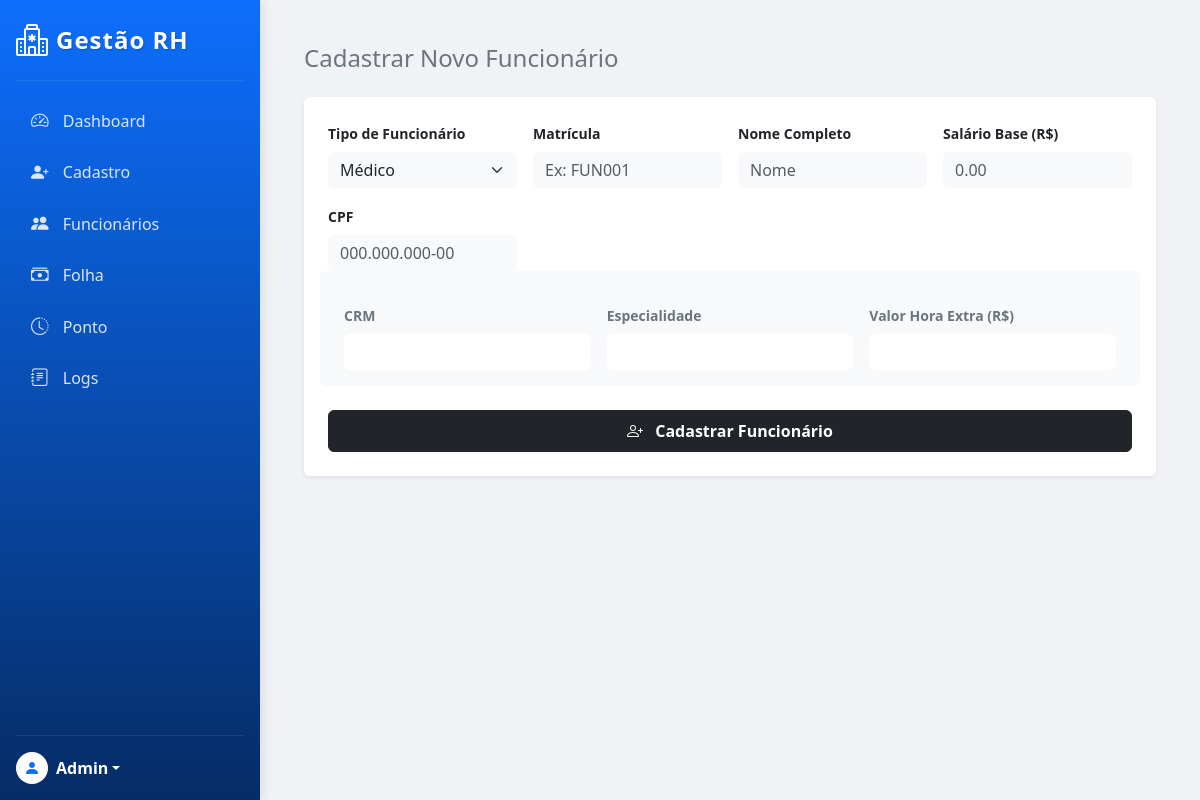
The page /editar/3 (signed in) on the database as committed earlier.
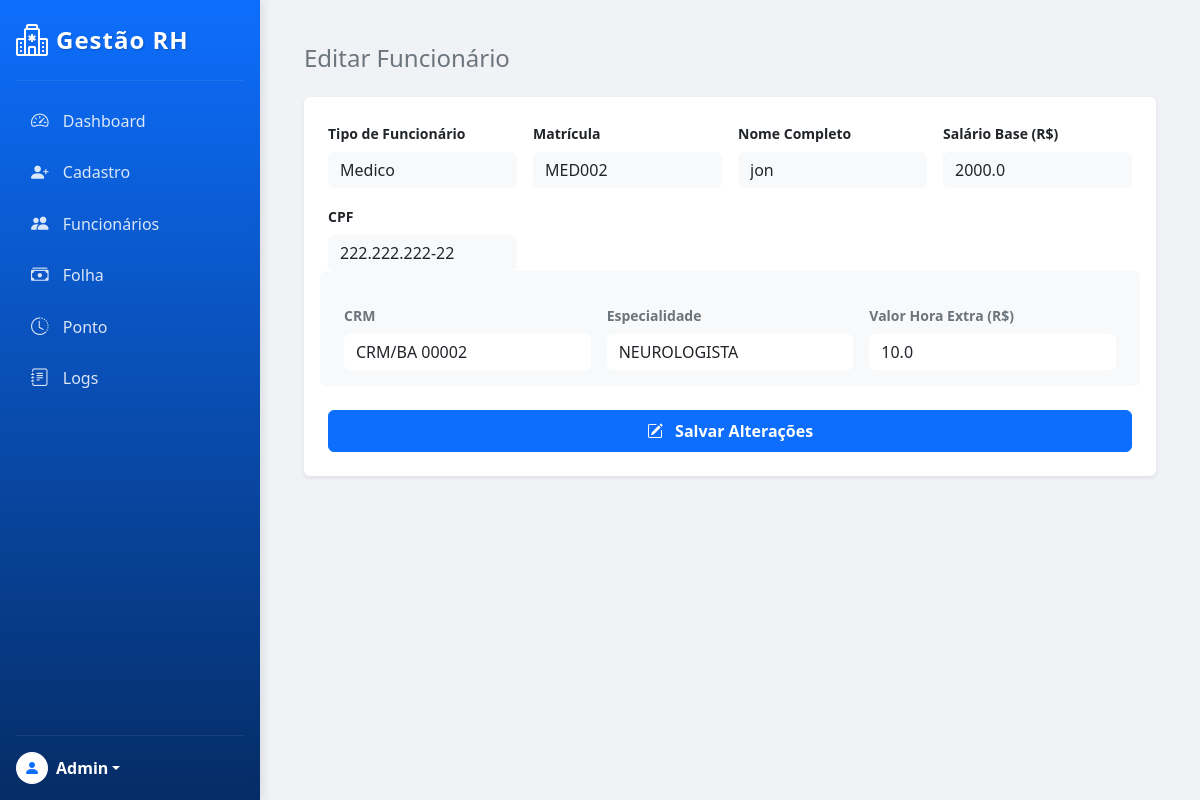
The same page on the database as committed later.
### funcionario.py (models this page shows, shortened)
class Funcionario(db.Model):
    __tablename__ = 'funcionarios' # Nome da tabela
    id = db.Column(db.Integer, primary_key=True)
    matricula = db.Column(db.String(20), unique=True, nullable=False)
    nome = db.Column(db.String(100), nullable=False)
    cpf = db.Column(db.String(14), nullable=False)
    salario_base = db.Column(db.Float, nullable=False)
    esta_ativo = db.Column(db.Boolean, default=True)
    em_ferias = db.Column(db.Boolean, default=False)
    tipo_func = db.Column(db.String(50))
    __mapper_args__ = {
        'polymorphic_identity': 'funcionario',
        'polymorphic_on': tipo_func
    }

### medico.py (models this page shows, shortened)
class Medico(Funcionario):
    __tablename__ = 'medicos'
    id = db.Column(db.Integer, db.ForeignKey('funcionarios.id'), primary_key=True)
    crm = db.Column(db.String(20))
    especialidade = db.Column(db.String(50))
    valor_hora_extra = db.Column(db.Float)
    __mapper_args__ = {
        'polymorphic_identity': 'medico',
    }

### app.py (the view, shortened to what this page needs)
@app.route('/editar/<int:id>', methods=['GET', 'POST'])
def editar(id):
    if session.get('permissao') != 'admin':
        return redirect('/')
    funcionario = Funcionario.query.get(id)
    return render_template('cadastro.html', func_edit=funcionario)

### templates/cadastro.html (shortened to what this page needs)
{% extends 'base.html' %}
{% block conteudo %}
<div class="container-fluid p-4">
    <h4 class="mb-4 text-secondary">
        {% if func_edit %} Editar Funcionário {% else %} Cadastrar Novo Funcionário {% endif %}
    </h4>
    <div class="bg-white p-4 rounded shadow-sm">
        <form action="{{ url_for('editar', id=func_edit.id) if func_edit else '/cadastrar' }}" method="POST">
            <div class="row g-3 mb-3">
                <div class="col-md-3">
                    <label for="tipo" class="form-label fw-bold small">Tipo de Funcionário</label>
                    {% if func_edit %}
                        <input type="text" class="form-control bg-light border-0" value="{{ func_edit.tipo_func.capitalize() }}" readonly>
                    {% else %}
                        <select class="form-select bg-light border-0" id="tipo" name="tipo" onchange="alternarCampos()">
                            <option value="medico">Médico</option>
                        </select>
                    {% endif %}
                </div>
                <div class="col-md-3">
                    <label for="matricula" class="form-label fw-bold small">Matrícula</label>
                    <input type="text" class="form-control bg-light border-0" id="matricula" name="matricula"
                           value="{{ func_edit.matricula if func_edit else '' }}" placeholder="Ex: FUN001">
                </div>
                <div class="col-md-3">
                    <label for="nome" class="form-label fw-bold small">Nome Completo</label>
                    <input type="text" class="form-control bg-light border-0" id="nome" name="nome"
                           value="{{ func_edit.nome if func_edit else '' }}" placeholder="Nome">
                </div>
                <div class="col-md-3">
                    <label for="salario" class="form-label fw-bold small">Salário Base (R$)</label>
                    <input type="number" step="0.01" class="form-control bg-light border-0" id="salario" name="salario"
                           value="{{ func_edit.salario_base if func_edit else '' }}" placeholder="0.00">
                </div>
            </div>
            <div class="row g-3 mb-3">
                <div class="col-md-3">
                    <label for="cpf" class="form-label fw-bold small">CPF</label>
                    <input type="text" class="form-control bg-light border-0" id="cpf" name="cpf"
                           value="{{ func_edit.cpf if func_edit else '' }}" placeholder="000.000.000-00">
                </div>
            </div>
            <div class="row g-3 mb-4 p-3 rounded bg-light" id="campos-medico" style="display: none;">
                <div class="col-md-4">
                    <label class="form-label fw-bold small text-secondary">CRM</label>
                    <input type="text" class="form-control border-0" name="crm" value="{{ func_edit.crm if func_edit else '' }}">
                </div>
                <div class="col-md-4">
                    <label class="form-label fw-bold small text-secondary">Especialidade</label>
                    <input type="text" class="form-control border-0" name="especialidade" value="{{ func_edit.especialidade if func_edit else '' }}">
                </div>
                <div class="col-md-4">
                    <label class="form-label fw-bold small text-secondary">Valor Hora Extra (R$)</label>
                    <input type="number" step="0.01" class="form-control border-0" name="hora_extra" value="{{ func_edit.valor_hora_extra if func_edit else '' }}">
                </div>
            </div>
            <button type="submit" class="btn {% if func_edit %}btn-primary{% else %}btn-dark{% endif %} w-100 py-2 fw-bold">
                {% if func_edit %}
                    <i class="bi bi-pencil-square me-2"></i> Salvar Alterações
                {% else %}
                    <i class="bi bi-person-plus me-2"></i> Cadastrar Funcionário
                {% endif %}
            </button>
        </form>
    </div>
</div>
{% endblock %}

Rows that differ between the two databases and show on the page:
added Funcionario: tipo_func "Medico", matricula "MED002", nome "jon", salario "2000.0", cpf "222.222.222-22"
added Medico: crm "CRM/BA 00002", especialidade "NEUROLOGISTA", hora_extra "10.0"
Other text that changed with them:
form field tipo: "Médico" → (not shown)
text no longer shown: "Cadastrar Novo Funcionário Cadastrar Funcionário"
text now shown: "Editar Funcionário Salvar Alterações"
